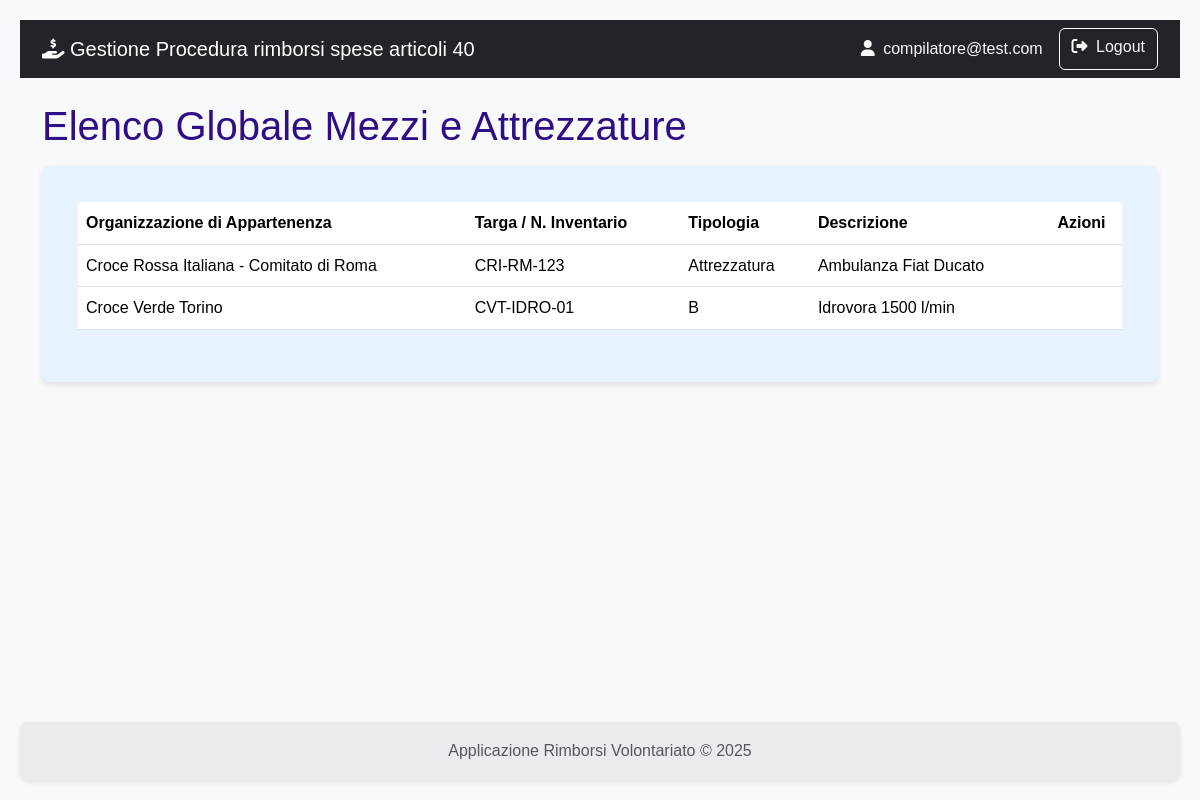
Page /anagrafica/mezzi (signed in) on the committed database.
### rimborsi/models.py (models this page shows)
class User(db.Model, UserMixin):
    id = db.Column(db.Integer, primary_key=True)
    username = db.Column(db.String(80), unique=True, nullable=False)
    email = db.Column(db.String(120), unique=True, nullable=False)
    password_hash = db.Column(db.String(120), nullable=False)
    role = db.Column(db.String(20), nullable=False)
    organizzazioni = db.relationship('Organizzazione', secondary=associazione_utente_organizzazione, back_populates='utenti_compilatori')

class MezzoAttrezzatura(db.Model):
    id = db.Column(db.Integer, primary_key=True)
    tipologia = db.Column(db.String(1), nullable=False)
    targa_inventario = db.Column(db.String(50), unique=True, nullable=False)
    descrizione = db.Column(db.String(200))
    organizzazione_id = db.Column(db.Integer, db.ForeignKey('organizzazione.id'), nullable=False)

class Organizzazione(db.Model):
    id = db.Column(db.Integer, primary_key=True)
    nome = db.Column(db.String(150), nullable=False)
    acronimo = db.Column(db.String(20))
    codice_interno = db.Column(db.String(20), unique=True)
    indirizzo = db.Column(db.String(200))
    mezzi = db.relationship('MezzoAttrezzatura', backref='organizzazione', lazy=True)
    richieste = db.relationship('Richiesta', backref='organizzazione', lazy=True)
    utenti_compilatori = db.relationship('User', secondary=associazione_utente_organizzazione, back_populates='organizzazioni')

### rimborsi/anagrafica/routes.py (the view)
@anagrafica_bp.route('/mezzi')
@login_required
def lista_tutti_mezzi():
    mezzi = MezzoAttrezzatura.query.join(Organizzazione).order_by(Organizzazione.nome, MezzoAttrezzatura.targa_inventario).all()
    return render_template('anagrafica/lista_tutti_mezzi.html', mezzi=mezzi)

### rimborsi/templates/anagrafica/lista_tutti_mezzi.html (shortened to what this page needs)
{% extends 'base.html' %}
{% block content %}
    <div class="d-flex justify-content-between align-items-center mb-3">
        <h1 class="mb-0">Elenco Globale Mezzi e Attrezzature</h1>
    </div>
    <div class="card shadow-sm">
        <div class="card-body">
            <table class="table table-hover">
                <thead>
                    <tr>
                        <th>Organizzazione di Appartenenza</th>
                        <th>Targa / N. Inventario</th>
                        <th>Tipologia</th>
                        <th>Descrizione</th>
                        <th class="text-center">Azioni</th>
                    </tr>
                </thead>
                   <tbody>
                    {% for mezzo in mezzi %}
                    <tr>
                        <td>{{ mezzo.organizzazione.nome }}</td>
                        <td>{{ mezzo.targa_inventario }}</td>
                        <td>
                            {% if mezzo.tipologia == 'M' %}
                                Autoveicolo
                            {% elif mezzo.tipologia == 'A' %}
                                Attrezzatura
                            {% else %}
                                {{ mezzo.tipologia }}
                            {% endif %}
                        </td>
                        <td>{{ mezzo.descrizione }}</td>
                        <td class="text-center">
                            </td>
                    </tr>
                    {% else %}
                    <tr>
                        <td colspan="5" class="text-center">Nessun mezzo trovato nel sistema.</td>
                    </tr>
                    {% endfor %}
                </tbody>
            </table>
        </div>
    </div>
{% endblock %}

### rimborsi/templates/base.html (shortened to what this page needs)
<!doctype html>
<html lang="it" class="h-100">
<head>
    <link href="https://cdn.jsdelivr.net/npm/bootstrap@5.3.3/dist/css/bootstrap.min.css" rel="stylesheet" xintegrity="sha384-QWTKZyjpPEjISv5WaRU9OFeRpok6YctnYmDr5pNlyT2bRjXh0JMhjY6hW+ALEwIH">
    <link rel="stylesheet" href="https://cdnjs.cloudflare.com/ajax/libs/font-awesome/6.5.2/css/all.min.css" xintegrity="sha512-SnH5WK+bZxgPHs44uWIX+LLJAJ9/2PkPKZ5QiAj6Ta86w+fsb2TkcmfRyVX3pBnMFcV7oQPJkl9QevSCWr3W6A==" />
    <link rel="stylesheet" href="{{ url_for('static', filename='css/styles.css') }}">
</head>
<body>
    <nav class="navbar navbar-expand-lg navbar-dark bg-dark">
        <div class="container">
            <a class="navbar-brand" href="{{ url_for('auth.index') }}">
                <i class="fas fa-hand-holding-dollar"></i>
                Gestione Procedura rimborsi spese articoli 40
            </a>
            <div class="collapse navbar-collapse" id="navbarNav">
                <div class="d-flex ms-auto">
                    {% if current_user.is_authenticated %}
                        <span class="navbar-text me-3 text-light">
                            <i class="fas fa-user me-1"></i> {{ current_user.email }}
                        </span>
                        <a href="{{ url_for('auth.logout') }}" class="btn btn-outline-light">
                            <i class="fas fa-sign-out-alt me-1"></i> Logout
                        </a>
                    {% else %}
                        <a href="{{ url_for('auth.registrati') }}" class="btn btn-outline-light me-2">Registrati</a>
                        <a href="{{ url_for('auth.login') }}" class="btn btn-outline-light">Login</a>
                    {% endif %}
                </div>
            </div>
        </div>
    </nav>
    <main class="container my-4">
        {% block content %}{% endblock %}
    </main>
    <footer class="footer mt-auto py-3">
        <div class="container text-center">
            <span class="text-muted">Applicazione Rimborsi Volontariato &copy; 2025</span>
        </div>
    </footer>
</body>
</html>

### rimborsi/static/css/styles.css (style rules this page uses)
:root { --color-primary: #2e0e86; --color-primary-hover: #142fca; --color-text-light: #ffffff; --color-card-bg: #e6f2ff; --color-card-text: #00366d; --color-bg: #f4f4f4; --color-text-dark: #333; --color-link: #0055a4; --border-radius: 8px; --box-shadow: 0 2px 4px rgba(0, 0, 0, 0.1); --box-shadow-card: 0 3px 6px rgba(0, 0, 0, 0.1); --transition-standard: all 0.3s ease; }
body { font-family: Arial, sans-serif; background-color: var(--color-bg); color: var(--color-text-dark); margin: 0; padding: 20px; line-height: 1.6; }
h1, h2, h3, h4, h5, h6 { color: var(--color-primary); margin-top: 0; }
a { color: var(--color-link); text-decoration: none; }
.card { flex: 1; background-color: var(--color-card-bg); color: var(--color-card-text); border-radius: var(--border-radius); padding: 20px; box-shadow: var(--box-shadow-card); transition: transform 0.2s ease-in-out; border: none; }
.shadow-sm { box-shadow: var(--box-shadow-card) !important; }
.text-center { text-align: center; }
.footer { display: flex; justify-content: left; gap: 20px; background-color: var(--color-primary); padding: 15px 20px; border-radius: var(--border-radius); margin-top: 20px; box-shadow: var(--box-shadow); }

### rimborsi/templates/base.html (style rules this page uses)
body { display: flex; flex-direction: column; min-height: 100vh; background-color: #f8f9fa; }
main { flex: 1; }
.footer { background-color: #e9ecef; }

### rows in the picture
User: email "compilatore@test.com"
MezzoAttrezzatura: organizzazione.nome "Croce Rossa Italiana - Comitato di Roma", targa_inventario "CRI-RM-123", tipologia "Attrezzatura", descrizione "Ambulanza Fiat Ducato"
MezzoAttrezzatura: organizzazione.nome "Croce Verde Torino", targa_inventario "CVT-IDRO-01", tipologia "B", descrizione "Idrovora 1500 l/min"
